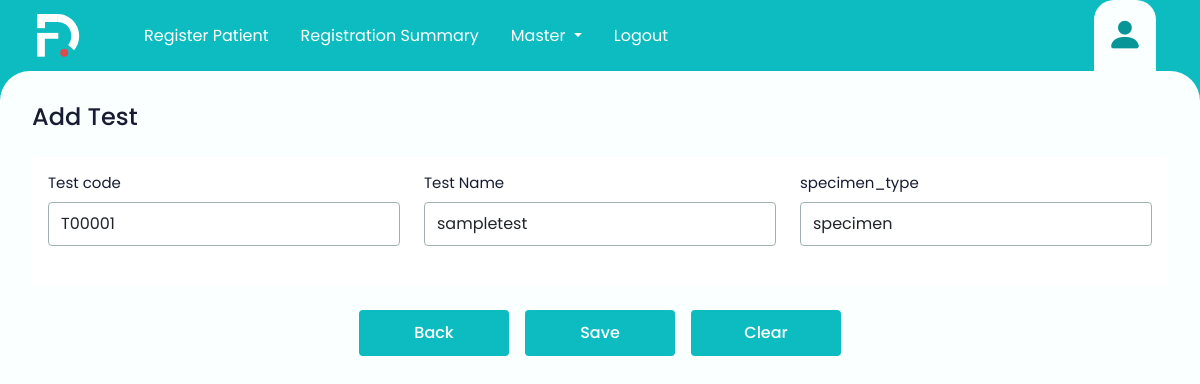
Screenshot of /edittest/1 with the database file from the repository.
### registrationsummary.py (models this page shows)
class Testmaster(db.Model):
    id = db.Column(db.Integer, primary_key=True)
    testcode = db.Column(db.String(50))
    testname = db.Column(db.String(100))
    specimentype = db.Column(db.String(50))
    current_date = datetime.now().date()

### registrationsummary.py (the view)
@app.route('/edittest/<int:test_id>', methods=['GET', 'POST'])
def edit_test(test_id):
    test = Testmaster.query.get_or_404(test_id)
    if request.method == 'POST':
        test.testcode = request.form.get('testcode')
        test.testname = request.form.get('testname')
        test.specimentype = request.form.get('specimentype')
        db.session.commit()
        return redirect('/')  # Redirect to the patient registration summary page
    return render_template('edittest.html', test=test)

### templates/edittest.html (shortened to what this page needs)
<!DOCTYPE html>
<html lang="en">
<head>
    <link  rel="stylesheet" href="{{url_for('static', filename='css/bootstrap.css') }}">
    <link  rel="stylesheet" href="{{url_for('static', filename='css/custom.css') }}">
    <link  rel="stylesheet" href="{{url_for('static', filename='css/web-icons.css') }}">
</head>
<body>
    <header>
        <div class="container-fluid px-lg-4">
            <div class="">
                <nav class="navbar navbar-expand-lg bg-body-tertiary py-0 main-menu-nav">
                    <div class="container-fluid">
                        <div class="pe-lg-5">
                            <img src="static/images/app-logo.svg" class="app-logo">
                        </div>
                      <div class="collapse navbar-collapse" id="navbarSupportedContent">
                        <ul class="navbar-nav me-auto mb-2 mb-lg-0">
                          <li class="nav-item">
                            <a class="nav-link" href="/register">Register Patient</a>
                          </li>
                          <li class="nav-item">
                            <a class="nav-link" href="/">Registration Summary</a>
                          </li>
                          <li class="nav-item dropdown">
                            <a class="nav-link dropdown-toggle" href="#" role="button" data-bs-toggle="dropdown" aria-expanded="false">
                            Master
                            </a>
                          </li>
                          <li class="nav-item">
                            <a class="nav-link" href="#">Logout</a>
                          </li>
                        </ul>
                      </div>
                      <div >
                        <ul class="nav menu-nav">
                            <li class="nav-item">
                                <a class="nav-link active" href="#">
                                    <i class="bi bi-person-fill"></i>
                                </a>
                            </li>
                        </ul>
                    </div>
                    </div>
                  </nav>
            </div>
        </div>
    </header>
    <main>
        <form method="POST">
        <div class="mb-4">
        <h5 class="page-heading">Add Test</h5>
        </div>
        <div class="auto-scroll">
            <div class="bg-white rounded-2 p-3 mb-4">
                <div class="row">
                    <div class="col-md-4">
                        <div class="form-group">
                            <label class="form-label">Test code</label   >
                            <input type="text" name = "testcode"  value="{{test.testcode}}" class="form-control" readonly >
                        </div>
                        </div>
                    <div class="col-md-4">
                                <label class="form-label">Test Name</label>
                                <input type="text" name = "testname" value="{{test.testname}}"  class="form-control" required>
                            </div>
                            <div class="col-md-4">
                                <label class="form-label">specimen_type</label>
                                <input type="text" name = "specimentype" value="{{test.specimentype}}" class="form-control"required >
                            </div>
                        </div>
                    </div>
                <div class="form-group d-flex gap-3 justify-content-center">
                    <button type="button" class="theme-btn" onclick="history.back()">Back</button>
                    <button type="submit" class="theme-btn">Save</button>
                    <button type="reset" class="theme-btn">Clear</button>
                </div>
            </div>
    </form>
    </main>
</body>
</html>

### static/css/custom.css (style rules this page uses)
:root { --bs-theme-color: #0DBCC0; --bs-theme-color-100: #089598; --bs-bg-color: #FAFFFF; --bs-text-color-100:#181C32; --bs-text-color-200:#5E6278; --bs-text-color-300:#7E8299; --bs-text-color-400:#3F4254; --bs-theme-font-family: 'Poppins', sans-serif; --bs-body-font-size:15px; --bs-body-font-weight:400; --bs-red:#DD1143; --bs-red-light:#FFEFF3; --bs-red-light-100:#FFDDE6; --bs-green:#1CA153; --bs-green-light:#E7FCE9; --bs-green-light-100:#B9EBBE; --bs-textbox-border:#A1B1B1; --bs-focus-border:#3F4254; --bs-btn-radius:4px; --bs-syblue:#00A3FF; --bs-blue:#2c7be5; --bs-blue-light:#e6effc; --bs-blue-light-100:#d6e3f7; --bs-pink:#EC49A6; --bs-table-icon-bg:#E6F8F8; }
html { scrollbar-color: #C1C1C1 #ebebeb; scrollbar-width: thin; }
body { font-family: var(--bs-theme-font-family); color: var(--bs-text-color-100); font-size: var(--bs-body-font-size); background-color: var(--bs-theme-color); }
.app-logo { height: 44px; }
.main-menu-nav .navbar-nav .nav-link { color: #fff; font-size: 1rem; }
.menu-nav { padding-right: 0.5rem; }
.menu-nav .nav-link { padding: 0.5rem 0.8rem; font-weight: 600; }
.menu-nav .nav-link i { font-size: 2.3rem; color: var(--bs-theme-color-100); }
.menu-nav .nav-link.active { background-color: var(--bs-bg-color); padding: 0.5rem 0.8rem; border-top-left-radius: 20px; border-top-right-radius: 20px; }
main { background-color: var(--bs-bg-color); border-top-left-radius: 30px; border-top-right-radius: 30px; width: 100%; height: 100%; position: fixed; overflow: hidden; padding: 2rem 1rem 2rem 2rem; margin-right: 2rem; }
main .auto-scroll { overflow-x: hidden; overflow-y: auto; padding-right: 1rem; height: calc(100vh - 200px); }
main .page-heading { font-size: 1.5rem; font-weight: 500; color: var(--bs-text-color-100); }
main .form-group { margin-bottom: 1.5rem; }
main .form-control, main .form-select { padding: 0.55rem 0.75rem; border-radius: var(--bs-btn-radius); border-color: var(--bs-textbox-border); }
main .form-label { font-size: var(--bs-text-color-200); }
.theme-btn { background-color: var(--bs-theme-color); padding: 0.7rem 1rem; min-width: 150px; border: 0; font-size: 1rem; font-weight: 500; border-radius: var(--bs-btn-radius); display: flex; gap: 0.5rem; align-items: center; justify-content: center; }
.theme-btn, .theme-btn svg { color: #fff; }
@media (min-width: 992px) { .main-menu-nav .navbar-nav .nav-item { padding: 0 0.5rem; } }

### rows the page displays
Testmaster: testcode "T00001", testname "sampletest", specimentype "specimen"
